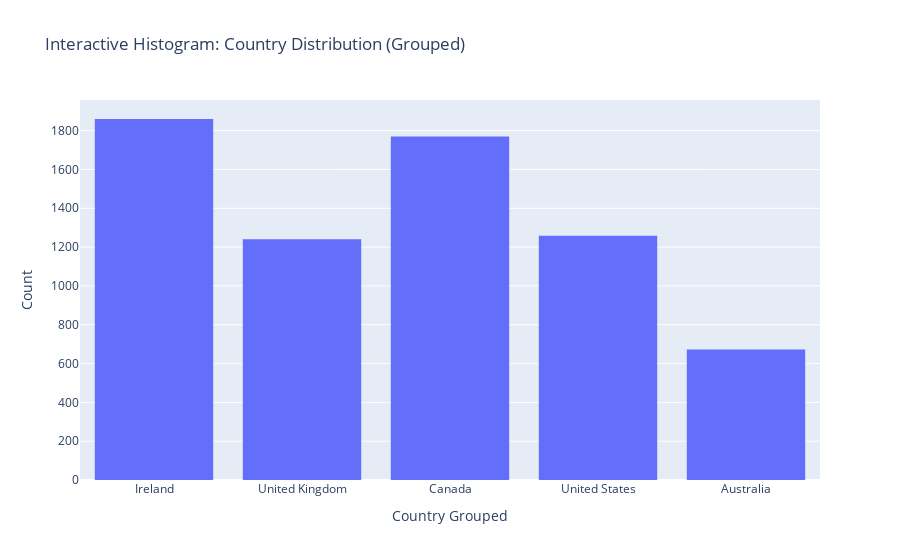

The cell this chart's notebook holds for it:
### Code cell
# Calculate the percentage distribution of contacts by country
country_distribution = data_graphics['country'].value_counts(normalize=True) * 100

# Identify countries with less than 9% and group them into 'Others'
threshold = 9
filtered_countries = country_distribution[country_distribution >= threshold].index
data_graphics['country_grouped'] = data_graphics['country'].apply(lambda x: x if x in filtered_countries else 'Others')

# Create a histogram to show the grouped distribution
fig = px.histogram(data_graphics, x='country_grouped', title='Interactive Histogram: Country Distribution (Grouped)',
                   labels={'country_grouped': 'Country Grouped', 'count': 'Count'})

# Customize layout
fig.update_layout(xaxis_title='Country Grouped', yaxis_title='Count')

# Show the plot
fig.show()

### Figure 1 — Plotly figure (JSON) as saved in the notebook; plotly's stock layout.template omitted (floating-point values rounded to 4 significant figures; data arrays with more than 128 entries replaced by an {"elided": "..."} marker saying what was removed)
{"data": [{"alignmentgroup": "True", "bingroup": "x", "hovertemplate": "Country Grouped=%{x}<br>count=%{y}<extra></extra>", "legendgroup": "", "marker": {"color": "#636efa", "pattern": {"shape": ""}}, "name": "", "offsetgroup": "", "orientation": "v", "showlegend": false, "type": "histogram", "x": {"elided": "6801 str values"}, "xaxis": "x", "yaxis": "y"}], "layout": {"barmode": "relative", "legend": {"tracegroupgap": 0}, "title": {"text": "Interactive Histogram: Country Distribution (Grouped)"}, "xaxis": {"anchor": "y", "domain": [0, 1], "title": {"text": "Country Grouped"}}, "yaxis": {"anchor": "x", "domain": [0, 1], "title": {"text": "Count"}}}}
